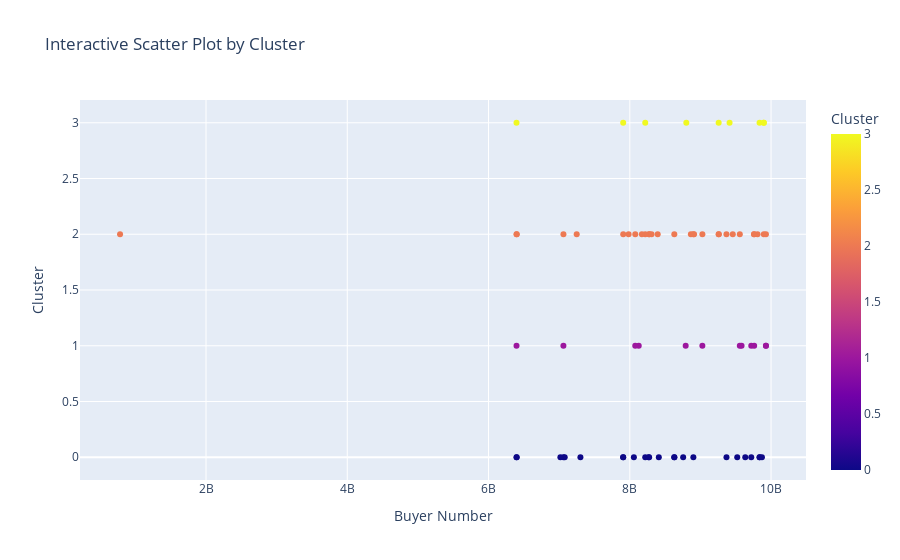

This figure's notebook cell:
### Code cell
fig = px.scatter(
    df, 
    x='Buyer Number', 
    y='Cluster', 
    color='Cluster', 
    title='Interactive Scatter Plot by Cluster',
    labels={'Buyer Number': 'Buyer Number', 'Cluster': 'Cluster'}
)

# Show the figure
fig.show()

### Figure 1 — Plotly figure (JSON) as saved in the notebook; plotly's stock layout.template omitted (floating-point values rounded to 4 significant figures)
{"data": [{"hovertemplate": "Buyer Number=%{x}<br>Cluster=%{marker.color}<extra></extra>", "legendgroup": "", "marker": {"color": [3, 0, 0, 0, 1, 1, 1, 1, 1, 1, 3, 1, 0, 1, 1, 3, 0, 0, 0, 0, 2, 0, 0, 2, 2, 2, 0, 2, 3, 2, 2, 2, 0, 0, 0, 2, 0, 2, 3, 2, 2, 3, 2, 2, 2, 2, 3, 2, 2, 3, 0, 2, 0, 0, 0, 0, 2, 2, 3, 0, 2, 0, 2, 1, 2, 2, 1, 1, 2, 2, 2, 0, 0, 2], "coloraxis": "coloraxis", "symbol": "circle"}, "mode": "markers", "name": "", "orientation": "v", "showlegend": false, "type": "scatter", "x": [8800096381, 7060752846, 7300766670, 8755475838, 9027478173, 8126488013, 9582415802, 8077064915, 8791187611, 6396268454, 9837035408, 7060114590, 8630669609, 9927021135, 9557457676, 9412588547, 8273961326, 8410838426, 8266919237, 8630024072, 8630276594, 9719637443, 9634620859, 783019065, 9368350588, 8909629623, 8899969915, 6398930169, 6395903414, 8273705596, 9557722991, 9258816712, 7906144759, 8218708656, 9520829127, 9457815362, 7906333316, 7983124525, 9897121462, 8273763663, 7248199796, 7906505375, 9808175435, 8307779773, 8395098422, 9897280640, 9897361592, 8218790294, 9927401576, 8218685957, 9837976638, 9259546402, 8057727422, 7078374744, 9368908542, 6397826848, 6396923813, 9758325874, 9258135128, 6397223944, 9027707094, 7017374232, 9760073367, 9719716508, 8171135810, 8864979531, 9927654841, 9760737589, 8077495286, 7906873695, 7060461307, 9837300642, 9870658614, 8899519055], "xaxis": "x", "y": [3, 0, 0, 0, 1, 1, 1, 1, 1, 1, 3, 1, 0, 1, 1, 3, 0, 0, 0, 0, 2, 0, 0, 2, 2, 2, 0, 2, 3, 2, 2, 2, 0, 0, 0, 2, 0, 2, 3, 2, 2, 3, 2, 2, 2, 2, 3, 2, 2, 3, 0, 2, 0, 0, 0, 0, 2, 2, 3, 0, 2, 0, 2, 1, 2, 2, 1, 1, 2, 2, 2, 0, 0, 2], "yaxis": "y"}], "layout": {"coloraxis": {"colorbar": {"title": {"text": "Cluster"}}, "colorscale": [[0, "#0d0887"], [0.1111, "#46039f"], [0.2222, "#7201a8"], [0.3333, "#9c179e"], [0.4444, "#bd3786"], [0.5556, "#d8576b"], [0.6667, "#ed7953"], [0.7778, "#fb9f3a"], [0.8889, "#fdca26"], [1, "#f0f921"]]}, "legend": {"tracegroupgap": 0}, "title": {"text": "Interactive Scatter Plot by Cluster"}, "xaxis": {"anchor": "y", "domain": [0, 1], "title": {"text": "Buyer Number"}}, "yaxis": {"anchor": "x", "domain": [0, 1], "title": {"text": "Cluster"}}}}
